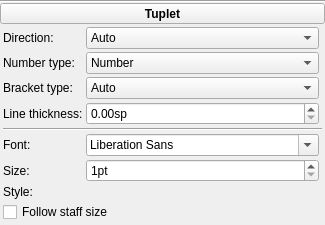
<?xml version="1.0" encoding="UTF-8"?>
<ui version="4.0">
 <class>InspectorTuplet</class>
 <widget class="QWidget" name="InspectorTuplet">
  <property name="geometry">
   <rect>
    <x>0</x>
    <y>0</y>
    <width>325</width>
    <height>209</height>
   </rect>
  </property>
  <property name="accessibleName">
   <string>Tuplet Inspector</string>
  </property>
  <layout class="QVBoxLayout" name="verticalLayout">
   <property name="spacing">
    <number>0</number>
   </property>
   <property name="leftMargin">
    <number>0</number>
   </property>
   <property name="topMargin">
    <number>0</number>
   </property>
   <property name="rightMargin">
    <number>0</number>
   </property>
   <property name="bottomMargin">
    <number>0</number>
   </property>
   <item>
    <widget class="QFrame" name="frame">
     <property name="frameShape">
      <enum>QFrame::HLine</enum>
     </property>
     <property name="frameShadow">
      <enum>QFrame::Sunken</enum>
     </property>
    </widget>
   </item>
   <item>
    <widget class="QToolButton" name="title">
     <property name="sizePolicy">
      <sizepolicy hsizetype="Preferred" vsizetype="Preferred">
       <horstretch>0</horstretch>
       <verstretch>0</verstretch>
      </sizepolicy>
     </property>
     <property name="font">
      <font>
       <weight>75</weight>
       <bold>true</bold>
      </font>
     </property>
     <property name="text">
      <string>Tuplet</string>
     </property>
    </widget>
   </item>
   <item>
    <widget class="QWidget" name="panel" native="true">
     <layout class="QGridLayout" name="gridLayout">
      <property name="leftMargin">
       <number>3</number>
      </property>
      <property name="topMargin">
       <number>3</number>
      </property>
      <property name="rightMargin">
       <number>3</number>
      </property>
      <property name="bottomMargin">
       <number>3</number>
      </property>
      <property name="spacing">
       <number>3</number>
      </property>
      <item row="0" column="1">
       <widget class="QLabel" name="label_3">
        <property name="sizePolicy">
         <sizepolicy hsizetype="Preferred" vsizetype="Preferred">
          <horstretch>0</horstretch>
          <verstretch>0</verstretch>
         </sizepolicy>
        </property>
        <property name="text">
         <string>Direction:</string>
        </property>
        <property name="alignment">
         <set>Qt::AlignLeading|Qt::AlignLeft|Qt::AlignVCenter</set>
        </property>
        <property name="buddy">
         <cstring>direction</cstring>
        </property>
       </widget>
      </item>
      <item row="0" column="2">
       <widget class="QComboBox" name="direction">
        <property name="sizePolicy">
         <sizepolicy hsizetype="Expanding" vsizetype="Fixed">
          <horstretch>0</horstretch>
          <verstretch>0</verstretch>
         </sizepolicy>
        </property>
        <property name="accessibleName">
         <string>Direction</string>
        </property>
        <item>
         <property name="text">
          <string>Auto</string>
         </property>
        </item>
        <item>
         <property name="text">
          <string>Up</string>
         </property>
        </item>
        <item>
         <property name="text">
          <string>Down</string>
         </property>
        </item>
       </widget>
      </item>
      <item row="0" column="3">
       <widget class="Ms::ResetButton" name="resetDirection" native="true">
        <property name="sizePolicy">
         <sizepolicy hsizetype="Fixed" vsizetype="Preferred">
          <horstretch>0</horstretch>
          <verstretch>0</verstretch>
         </sizepolicy>
        </property>
        <property name="accessibleName">
         <string>Reset 'Direction' value</string>
        </property>
       </widget>
      </item>
      <item row="1" column="1">
       <widget class="QLabel" name="label">
        <property name="text">
         <string>Number type:</string>
        </property>
        <property name="alignment">
         <set>Qt::AlignLeading|Qt::AlignLeft|Qt::AlignVCenter</set>
        </property>
        <property name="buddy">
         <cstring>numberType</cstring>
        </property>
       </widget>
      </item>
      <item row="1" column="2">
       <widget class="QComboBox" name="numberType">
        <property name="sizePolicy">
         <sizepolicy hsizetype="Expanding" vsizetype="Fixed">
          <horstretch>0</horstretch>
          <verstretch>0</verstretch>
         </sizepolicy>
        </property>
        <property name="accessibleName">
         <string>Number type</string>
        </property>
        <item>
         <property name="text">
          <string>Number</string>
         </property>
        </item>
        <item>
         <property name="text">
          <string>Ratio</string>
         </property>
        </item>
        <item>
         <property name="text">
          <string comment="no tuplet number style">None</string>
         </property>
        </item>
       </widget>
      </item>
      <item row="1" column="3">
       <widget class="Ms::ResetButton" name="resetNumberType" native="true">
        <property name="sizePolicy">
         <sizepolicy hsizetype="Fixed" vsizetype="Preferred">
          <horstretch>0</horstretch>
          <verstretch>0</verstretch>
         </sizepolicy>
        </property>
        <property name="accessibleName">
         <string>Reset 'Number type' value</string>
        </property>
       </widget>
      </item>
      <item row="2" column="1">
       <widget class="QLabel" name="label_2">
        <property name="text">
         <string>Bracket type:</string>
        </property>
        <property name="alignment">
         <set>Qt::AlignLeading|Qt::AlignLeft|Qt::AlignVCenter</set>
        </property>
        <property name="buddy">
         <cstring>bracketType</cstring>
        </property>
       </widget>
      </item>
      <item row="2" column="2">
       <widget class="QComboBox" name="bracketType">
        <property name="sizePolicy">
         <sizepolicy hsizetype="Expanding" vsizetype="Fixed">
          <horstretch>0</horstretch>
          <verstretch>0</verstretch>
         </sizepolicy>
        </property>
        <property name="accessibleName">
         <string>Bracket type</string>
        </property>
        <item>
         <property name="text">
          <string>Auto</string>
         </property>
        </item>
        <item>
         <property name="text">
          <string>Bracket</string>
         </property>
        </item>
        <item>
         <property name="text">
          <string>Slur</string>
         </property>
        </item>
        <item>
         <property name="text">
          <string comment="no tuplet bracket style">None</string>
         </property>
        </item>
       </widget>
      </item>
      <item row="2" column="3">
       <widget class="Ms::ResetButton" name="resetBracketType" native="true">
        <property name="sizePolicy">
         <sizepolicy hsizetype="Fixed" vsizetype="Preferred">
          <horstretch>0</horstretch>
          <verstretch>0</verstretch>
         </sizepolicy>
        </property>
        <property name="accessibleName">
         <string>Reset 'Bracket type' value</string>
        </property>
       </widget>
      </item>
      <item row="3" column="1">
       <widget class="QLabel" name="label_4">
        <property name="text">
         <string>Line thickness:</string>
        </property>
        <property name="alignment">
         <set>Qt::AlignLeading|Qt::AlignLeft|Qt::AlignVCenter</set>
        </property>
        <property name="buddy">
         <cstring>lineWidth</cstring>
        </property>
       </widget>
      </item>
      <item row="3" column="2">
       <widget class="QDoubleSpinBox" name="lineWidth">
        <property name="sizePolicy">
         <sizepolicy hsizetype="Expanding" vsizetype="Fixed">
          <horstretch>0</horstretch>
          <verstretch>0</verstretch>
         </sizepolicy>
        </property>
        <property name="accessibleName">
         <string>Line thickness</string>
        </property>
        <property name="suffix">
         <string>sp</string>
        </property>
        <property name="singleStep">
         <double>0.100000000000000</double>
        </property>
       </widget>
      </item>
      <item row="3" column="3">
       <widget class="Ms::ResetButton" name="resetLineWidth" native="true">
        <property name="sizePolicy">
         <sizepolicy hsizetype="Fixed" vsizetype="Preferred">
          <horstretch>0</horstretch>
          <verstretch>0</verstretch>
         </sizepolicy>
        </property>
        <property name="accessibleName">
         <string>Reset 'Line thickness' value</string>
        </property>
       </widget>
      </item>
      <item row="4" column="1" colspan="3">
       <widget class="Line" name="line">
        <property name="orientation">
         <enum>Qt::Horizontal</enum>
        </property>
       </widget>
      </item>
      <item row="5" column="1">
       <widget class="QLabel" name="label_5">
        <property name="text">
         <string>Font:</string>
        </property>
       </widget>
      </item>
      <item row="5" column="2">
       <widget class="QFontComboBox" name="tupletFontFace">
        <property name="sizePolicy">
         <sizepolicy hsizetype="Expanding" vsizetype="Fixed">
          <horstretch>0</horstretch>
          <verstretch>0</verstretch>
         </sizepolicy>
        </property>
        <property name="toolTip">
         <string>Font face</string>
        </property>
        <property name="accessibleName">
         <string>Font face</string>
        </property>
       </widget>
      </item>
      <item row="5" column="3">
       <widget class="Ms::ResetButton" name="resetTupletFontFace" native="true">
        <property name="sizePolicy">
         <sizepolicy hsizetype="Fixed" vsizetype="Preferred">
          <horstretch>0</horstretch>
          <verstretch>0</verstretch>
         </sizepolicy>
        </property>
        <property name="accessibleName">
         <string>Reset 'Font' value</string>
        </property>
       </widget>
      </item>
      <item row="6" column="1">
       <widget class="QLabel" name="label_6">
        <property name="text">
         <string>Size:</string>
        </property>
       </widget>
      </item>
      <item row="6" column="2">
       <widget class="QSpinBox" name="tupletFontSize">
        <property name="sizePolicy">
         <sizepolicy hsizetype="Expanding" vsizetype="Fixed">
          <horstretch>0</horstretch>
          <verstretch>0</verstretch>
         </sizepolicy>
        </property>
        <property name="toolTip">
         <string>Font size</string>
        </property>
        <property name="accessibleName">
         <string>Font size</string>
        </property>
        <property name="suffix">
         <string>pt</string>
        </property>
        <property name="minimum">
         <number>1</number>
        </property>
       </widget>
      </item>
      <item row="6" column="3">
       <widget class="Ms::ResetButton" name="resetTupletFontSize" native="true">
        <property name="sizePolicy">
         <sizepolicy hsizetype="Fixed" vsizetype="Preferred">
          <horstretch>0</horstretch>
          <verstretch>0</verstretch>
         </sizepolicy>
        </property>
        <property name="accessibleName">
         <string>Reset 'Size' value</string>
        </property>
       </widget>
      </item>
      <item row="7" column="1">
       <widget class="QLabel" name="label_7">
        <property name="text">
         <string>Style:</string>
        </property>
       </widget>
      </item>
      <item row="7" column="2">
       <widget class="Ms::FontStyleSelect" name="tupletFontStyle" native="true">
        <property name="sizePolicy">
         <sizepolicy hsizetype="Expanding" vsizetype="Preferred">
          <horstretch>0</horstretch>
          <verstretch>0</verstretch>
         </sizepolicy>
        </property>
        <property name="accessibleName">
         <string>Style</string>
        </property>
       </widget>
      </item>
      <item row="7" column="3">
       <widget class="Ms::ResetButton" name="resetTupletFontStyle" native="true">
        <property name="sizePolicy">
         <sizepolicy hsizetype="Fixed" vsizetype="Preferred">
          <horstretch>0</horstretch>
          <verstretch>0</verstretch>
         </sizepolicy>
        </property>
        <property name="accessibleName">
         <string>Reset 'Style' values</string>
        </property>
       </widget>
      </item>
      <item row="8" column="1" colspan="2">
       <widget class="QCheckBox" name="spatiumDependent">
        <property name="accessibleName">
         <string>Follow staff size</string>
        </property>
        <property name="text">
         <string>Follow staff size</string>
        </property>
       </widget>
      </item>
      <item row="8" column="3">
       <widget class="Ms::ResetButton" name="resetSpatiumDependent" native="true">
        <property name="sizePolicy">
         <sizepolicy hsizetype="Fixed" vsizetype="Preferred">
          <horstretch>0</horstretch>
          <verstretch>0</verstretch>
         </sizepolicy>
        </property>
        <property name="accessibleName">
         <string>Reset 'Follow staff size' values</string>
        </property>
       </widget>
      </item>
     </layout>
    </widget>
   </item>
  </layout>
 </widget>
 <customwidgets>
  <customwidget>
   <class>Ms::ResetButton</class>
   <extends>QWidget</extends>
   <header>inspector/resetButton.h</header>
   <container>1</container>
  </customwidget>
  <customwidget>
   <class>Ms::FontStyleSelect</class>
   <extends>QWidget</extends>
   <header>inspector/fontStyleSelect.h</header>
   <container>1</container>
  </customwidget>
 </customwidgets>
 <tabstops>
  <tabstop>title</tabstop>
  <tabstop>direction</tabstop>
  <tabstop>numberType</tabstop>
  <tabstop>bracketType</tabstop>
  <tabstop>lineWidth</tabstop>
 </tabstops>
 <resources/>
 <connections/>
</ui>
